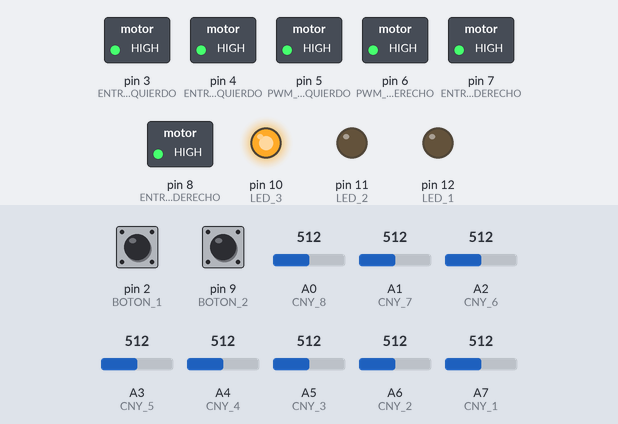
Simulated run of this sketch. Board: Arduino Nano, built with avr-gcc and run on an emulated ATmega328P. On the bench: switched loads named in the sketch (green lamp = pin HIGH), output pins drawn as LEDs (lit = HIGH). Dashed ring = blinking. The inputs (shaded band) are chosen by the test bench; at power-on: pin 2 (BOTON_1) LOW, pin 9 (BOTON_2) LOW, A0 (CNY_8) = 512, A1 (CNY_7) = 512, A2 (CNY_6) = 512, A3 (CNY_5) = 512, A4 (CNY_4) = 512, A5 (CNY_3) = 512, A6 (CNY_2) = 512, A7 (CNY_1) = 512.

Above: at 1.2 s.
1.3 s: pin 2 (BOTON_1) pulled HIGH for 0.15 s
At 2.17 s:
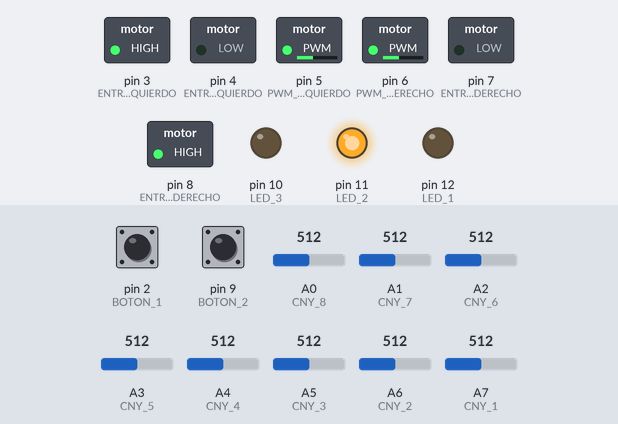
4.3 s: pin 9 (BOTON_2) pulled HIGH for 1 s
At 6.7 s:
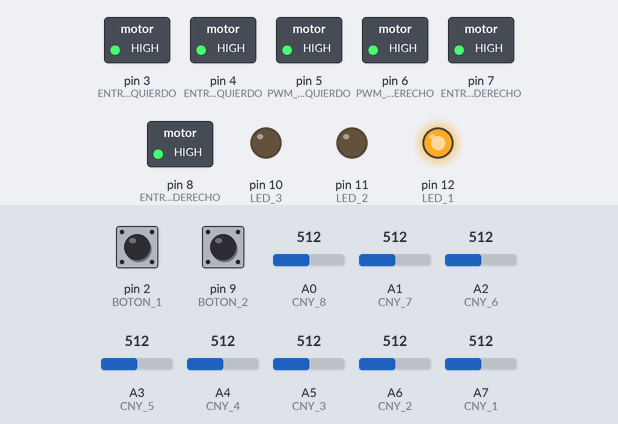
7.2 s: pin 2 (BOTON_1) pulled HIGH for 1 s
At 9.2 s:
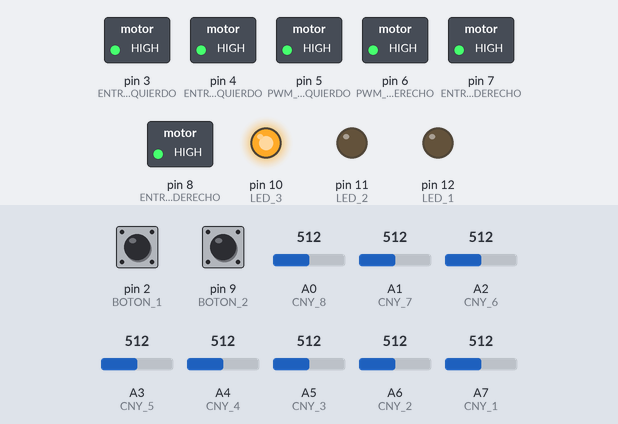
10.2 s: pin 2 (BOTON_1) pulled HIGH for 3.2 s
At 14.7 s:
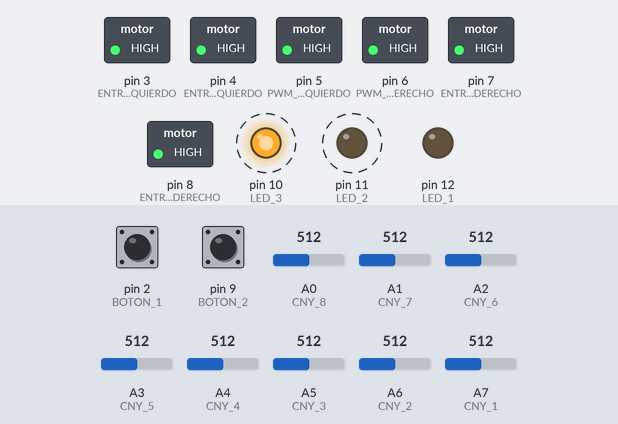
14.9 s: pin 9 (BOTON_2) pulled HIGH for 0.15 s
At 16.3 s:
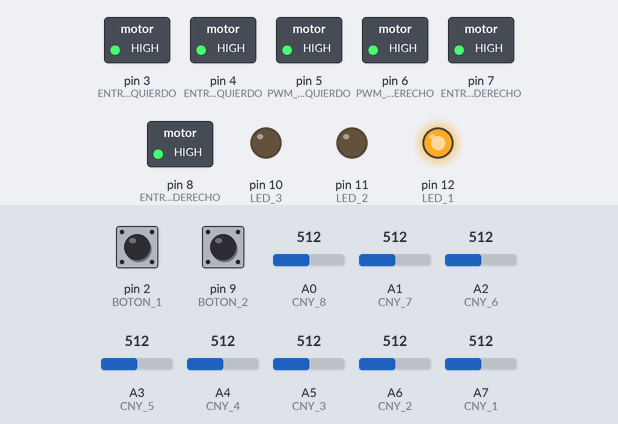
Timing chart, 0 to 17.6 s (numbered marks = the images above; inputs shaded):
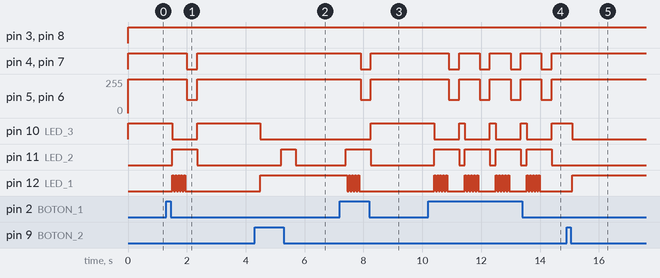

Measured:
- after the input at 1.3 s, pin 4 (ENTRADA_B_MOTOR_IZQUIERDO): HIGH → LOW after 0.70 s, → HIGH 0.35 s later; pin 5 (PWM_MOTOR_IZQUIERDO): 255/255 → 100/255 after 0.70 s, → 255/255 0.35 s later
- after the input at 4.3 s, pin 10 (LED_3): HIGH → LOW after 0.20 s; pin 11 (LED_2): LOW → HIGH after 0.90 s, → LOW 0.50 s later; pin 12 (LED_1): LOW → HIGH after 0.20 s
- after the input at 7.2 s, pin 4 (ENTRADA_B_MOTOR_IZQUIERDO): HIGH → LOW after 0.70 s, → HIGH 0.35 s later; pin 5 (PWM_MOTOR_IZQUIERDO): 255/255 → 100/255 after 0.70 s, → 255/255 0.35 s later
- after the input at 10.2 s, pin 4 (ENTRADA_B_MOTOR_IZQUIERDO): alternates HIGH for 0.70 s and LOW for 0.35 s, starting after 0.70 s; pin 5 (PWM_MOTOR_IZQUIERDO): alternates 255/255 for 0.70 s and 100/255 for 0.35 s, starting after 0.70 s
- after the input at 14.9 s, pin 10 (LED_3): HIGH → LOW after 0.20 s; pin 12 (LED_1): LOW → HIGH after 0.20 s

The sketch:

Fenrir.ino
```cpp
/***********************************************************/
/* Rastreador Fenrir                                       */
/*                                                         */
/* Proyecto de robot rastreador basado en el Azog de AMUVa */
/*                                                         */
/* Creador: Raúl Hurtado Gavilán                           */
/* 2016-06-20 / 2017-01-29                                 */
/***********************************************************/

/*
 * DECLACIÓN DE PINES Y COMPONENTES
 */
// LEDS y BOTONES
#define LED_1 12 // Led azul
#define LED_2 11 // Led verde
#define LED_3 10 // Led rojo

#define BOTON_1 2 // Botón 1
#define BOTON_2 9 // Botón 2

// CNYS
#define CNY_1 A7 // Izquierdo
#define CNY_2 A6
#define CNY_3 A5
#define CNY_4 A4 // Central
#define CNY_5 A3 // Central
#define CNY_6 A2
#define CNY_7 A1
#define CNY_8 A0 // Derecho

// MOTORES
#define PWM_MOTOR_IZQUIERDO 5 // Motor izquierdo 1 cable azul hacia atrás
#define ENTRADA_A_MOTOR_IZQUIERDO 3
#define ENTRADA_B_MOTOR_IZQUIERDO 4

#define PWM_MOTOR_DERECHO 6 // Motor derecho 2 cable azul hacia atrás
#define ENTRADA_A_MOTOR_DERECHO 8
#define ENTRADA_B_MOTOR_DERECHO 7

/*
 * LECTURA SENSORES
 */
bool lectura_CNYS[8]; // Lectura de los sensores para el controlador PD
bool lectura_CNYS_actual[8]; // Lectura actual de los sensores
bool lectura_CNYS_anterior[8]; // Lectura del ciclo anterior de los sensores
int sensores_activos_actual = 0; // Cantidad de sensores activos actuales
int sensores_activos_anterior = 0; /// Cantitad de sensores activos en el ciclo anterior

/*
 *CONTROL PID
 */
float error = 0; // La variable error es la parte proporcional
float error_acumulado = 0; // La variable error_acumulado es la parte integral
float error_anterior = 0; // La variable error_anterior es la parte derivativa

int direccion; // Dirección que se va a tomar en el PD
int direccion_actual; // Dirección actual de la lectura de los sensores activos
int direccion_anterior; // Dirección anterior de la lectura de los sensores activos
int REFERENCIA_DIRECCION = 9; // Dirección dde referencia

// Para 150:  y
// Para 100: 20 y 50
// Para 50:  y
//int KP = 35; // Constante proporcional #40
//int KD = 20; // Constante derivativa #2500

int KP = 20; // Constante proporcional #40
int KD = 50; // Constante derivativa #2500

int VELOCIDAD_BASE = 75; // Velocidad base

int control_pwm; // Señal del PID para los motores
int md_pwm; // Señal para motor derecho
int mi_pwm; // Señal par motor izquierdo

int parar_rasterador_blanco = 0; // Variable para parar el rastreador si lleva mucho tiempo sin leer nada
int parar_rasterador_negro = 0; // Variable para parar el rastreador si lleva mucho tiempo en una marca de parada
/*
 * COMPROBACIÓN DE LÍNEAS Y MARCAS
 */
int numero_lineas; // Número de líneas detectadas en un momento dado
int media; // Media actual de los sensores activos
int media_anterior; // Media anterior de los sensores activos

int lado_marca; // Lado donde se situa la marca respecto de la línea
int marca_real; // Valor mínimo para aceptar una marca como real y no falso positivo
int MARCA_MINIMA = 30; // Veces mínimas a detectar la marca para que sea real
int MARCA_PARADA_BLANCO = 800; //
int MARCA_PARADA_NEGRO = 350;//150;

int DERECHA = 1; // Marca de giro a la derecha
int IZQUIERDA = 2; // Marca de giro a la izquierda
int RECTO = 3; // Marca de giro recta

int bifurcacion = 0; // Para detectar una bifurcación
int bifurcacion_pasada = 0; // Para indicar que se ha pasado la bifurcación

int diferencia = 0; // Variable que marca la diferencia en distancia entre lecturas extremas

unsigned long tiempo1 = 0;
unsigned long tiempo2 = 0;

unsigned long tiempo_inicial = 0;
unsigned long tiempo_final = 0;
unsigned long tiempo_PD = 3;

/*
 * OTRAS VARIABLES
 */
int RETARDO_REGLAMENTARIO = 500;
int REFERENCIA_COLOR = 950;
bool pausa = 0; // Variable para definir el estado de pausa del rastreador

/*
 * ESTADOS DE LA MÁQUINA DE ESTADOS FINITOS (FSM)
 */
#define REPOSO 1
#define CALIBRACION 2
#define SIGUELINEAS 3
#define ELECCION_CAMINO 4

byte estado_finito = REPOSO;

/*
 * FUNCIÓN SETUP
 */
void setup()
{
  // PINES DE ENTRADA
  pinMode (BOTON_1, INPUT);
  pinMode (BOTON_2, INPUT);

  pinMode (CNY_1, INPUT);
  pinMode (CNY_2, INPUT);
  pinMode (CNY_3, INPUT);
  pinMode (CNY_4, INPUT);
  pinMode (CNY_5, INPUT);
  pinMode (CNY_6, INPUT);
  pinMode (CNY_7, INPUT);
  pinMode (CNY_8, INPUT);

  // PINES DE SALIDA
  pinMode (LED_1, OUTPUT); // LED azul
  pinMode (LED_2, OUTPUT); // LED verde
  pinMode (LED_3, OUTPUT); // LED rojo

  pinMode (PWM_MOTOR_IZQUIERDO,OUTPUT); // Motor izquierdo 1
  pinMode (ENTRADA_A_MOTOR_IZQUIERDO,OUTPUT);
  pinMode (ENTRADA_B_MOTOR_IZQUIERDO,OUTPUT);

  pinMode (PWM_MOTOR_DERECHO,OUTPUT); // Motor derecho 2
  pinMode (ENTRADA_A_MOTOR_DERECHO,OUTPUT);
  pinMode (ENTRADA_B_MOTOR_DERECHO,OUTPUT);

  //configurarBluethoot(); // Función para configurar el Bluethoot

  Serial.begin (9600); // Inicia comunicaciones serie a 9600 bps
}

/*
 * FUNCIÓN LOOP //
 */
void loop()
{
  // Máquina de estados finitos
  switch (estado_finito)
  {
    /*
     * 1: Estado de reposo del rastreador
     */
    case REPOSO:

      controlMotores (0, 0); // Motores parados
      pausa = 0; // Para que al pasar al estado SIGUELÍNEAS comience la cuenta atrás

      digitalWrite (LED_1, LOW);
      digitalWrite (LED_2, LOW); // Señal de estado REPOSO
      digitalWrite (LED_3, HIGH);

      // Elección de estado SIGUELINEAS
      if (digitalRead (BOTON_1) == HIGH)
      {
        delay (200);
        estado_finito = SIGUELINEAS;
      }
      // Elección de estado CALIBRACION
      else if (digitalRead (BOTON_2) == HIGH)
      {
        delay (200);
        estado_finito = CALIBRACION;
      }
      break;

    /*
     * 2: Estado de calibración de los sensores
     */
    case CALIBRACION:

      digitalWrite (LED_1, HIGH); // Señal de estado CALIBRACION
      digitalWrite (LED_2, LOW);
      digitalWrite (LED_3, LOW);

      // Activado de la calibración
      if (digitalRead (BOTON_2) == HIGH)
      {
        delay (200);
        calibracionCNYS ();
        //Serial.println(REFERENCIA_COLOR);
      }
      // Elección de estado SIGUELINEAS
      else if (digitalRead (BOTON_1) == HIGH)
      {
        delay (200);
        estado_finito = SIGUELINEAS;
      }

      break;

    /*
     * 3: Estado normal de siguimiento de línea
     */
    case SIGUELINEAS:

      // Si está a 0, realiza la cuenta atrás, si está a 1 la obvia
      if (pausa == 0)
      {
        pausa = 1;
        digitalWrite (LED_1, LOW);
        digitalWrite (LED_2, HIGH);
        digitalWrite (LED_3, LOW); // Señal de estado SIGUELINEAS

        for (byte i = 0; i < 5; i++)
        {
          digitalWrite (LED_1, HIGH);
          delay (RETARDO_REGLAMENTARIO/10);
          digitalWrite (LED_1, LOW);
          delay (RETARDO_REGLAMENTARIO/10);
        }
      }

      VELOCIDAD_BASE = 100;

      lecturaCnys (); // Lectura de los sensores

      sensoresActivos ();

      /*tiempo1 = millis();
      if (tiempo1 - tiempo2 > 1)
      {
        //Serial.println(sensores_activos_actual);
        Serial.print(lectura_CNYS_actual[0]);
        Serial.print(lectura_CNYS_actual[1]);
        Serial.print(lectura_CNYS_actual[2]);
        Serial.print(lectura_CNYS_actual[3]);
        Serial.print(lectura_CNYS_actual[4]);
        Serial.print(lectura_CNYS_actual[5]);
        Serial.print(lectura_CNYS_actual[6]);
        Serial.print(lectura_CNYS_actual[7]);
        Serial.println();
        tiempo2 = millis();
      }*/

      marcaFrenada ();
      ////////////////
      /*tiempo_inicial = millis();
      if (tiempo_inicial - tiempo_final > tiempo_PD)
      {*/

      if (parar_rasterador_blanco > MARCA_PARADA_BLANCO || parar_rasterador_negro > MARCA_PARADA_NEGRO)
      {
        estado_finito = REPOSO;
        limpiezaVariables ();
      }

      numero_lineas = comprobarNumeroLineas (); // Comprobamos el número de líneas detectadas

      // Cambiamos de estado finito si terminamos de leer la marca
      if ((marca_real > MARCA_MINIMA) && (numero_lineas == 1))
      {
        estado_finito = ELECCION_CAMINO;
        //Serial.println(marca_real);
        //Serial.println(lado_marca);
        break;
      }

      // Se va comprobando si hay marcas y/o falsos positivos
      if (numero_lineas <= 1) // Parece que no hay marcas
      {
        marca_real = 0;
        digitalWrite (LED_1, LOW);
        digitalWrite (LED_3, LOW);

        calculoDireccionNormal (); // Cálculo de la dirección actual
        control_pwm = controlPD (); // Cálculo del PID
        actuacionMotores (control_pwm); // Actuación sobre los motores
      }

      if (numero_lineas > 1) // Parece que hay una marca
      {
        if (marca_real > 10 && marca_real < 15) // Se espera para asegurar una lectura correcta del lado de la marca
        {
          lado_marca = comprobarLadoMarca (); // Comprobación del lado de la marca

          // Se marca con leds el lado de la marca
          if (lado_marca == 1) digitalWrite(LED_1, HIGH);
          if (lado_marca == 2) digitalWrite(LED_3, HIGH);
          if (lado_marca == 3) {digitalWrite(LED_1, HIGH); digitalWrite(LED_3, HIGH);}
        }

        marca_real++; // Contador para asegurar que es una marca real

        VELOCIDAD_BASE = 70;

        calculoDireccionRecto ();
        control_pwm = controlPD (); // Cálculo del PID
        actuacionMotores (control_pwm); // Actuación sobre los motores
      }

      //tiempo_final = millis();}////

      // Elección de estado REPOSO
      if (digitalRead (BOTON_2) == HIGH)
      {
        delay (500);
        estado_finito = REPOSO;
        limpiezaVariables ();
      }

      break;

    /*
     * 4: Estado de elección de camino en bifurcación
     */
    case ELECCION_CAMINO:

      //VELOCIDAD_BASE = 50;

      //digitalWrite (LED_2, LOW);

      if (parar_rasterador_blanco > MARCA_PARADA_BLANCO || parar_rasterador_negro > MARCA_PARADA_NEGRO)
      {
        estado_finito = REPOSO;
        limpiezaVariables ();
      }

      lecturaCnys (); // Lectura de los sensores

      sensoresActivos ();

      anchoLectura(sensorIzquierda(lectura_CNYS_actual), sensorDerecha(lectura_CNYS_actual));

      bifurcacion = deteccionBifurcacion ();

      //Serial.print(diferencia); Serial.print(","); Serial.println(numero_lineas);

      if (bifurcacion == 0 && bifurcacion_pasada == 0 && diferencia <= 1)// sensores_activos_actual < 3)
      {
        //calculoDireccionRecto (); // Cálculo de la dirección actual
        calculoDireccionNormal (); // Cálculo de la dirección actual
        control_pwm = controlPD (); // Cálculo del PID
        actuacionMotores (control_pwm); // Actuación sobre los motores
      }

      if (bifurcacion == 1 || diferencia > 3)// sensores_activos_actual > 2)
      { digitalWrite (LED_2, LOW);
        if (lado_marca == 1) // Marca a la derecha
        {
          calculoDireccionDerecha (); // Sólo se lee por la derecha

          control_pwm = controlPD (); // Cálculo del PID

          actuacionMotores (control_pwm); // Actuación sobre los motores
        }

        if (lado_marca == 2) // Marca a la izquierda
        {
          calculoDireccionIzquierda (); // Sólo se lee por la izquierda

          control_pwm = controlPD (); // Cálculo del PID

          actuacionMotores (control_pwm); // Actuación sobre los motores
        }

        if (lado_marca == 3) // Marca a ambos lados
        {
          calculoDireccionRecto (); // Sólo se lee por el centro

          control_pwm = controlPD (); // Cálculo del PID

          actuacionMotores (control_pwm); // Actuación sobre los motores
        }

        bifurcacion_pasada = 1;
      }

      // Volver a SIGUELINEAS
      if (bifurcacion == 0 && bifurcacion_pasada == 1 && diferencia <= 1) //sensores_activos_actual < 3)
      {
        digitalWrite (LED_1, LOW);
        digitalWrite (LED_2, HIGH);
        digitalWrite (LED_3, LOW);
        estado_finito = SIGUELINEAS;
        limpiezaVariables ();
      }

      // Elección de estado REPOSO
      if (digitalRead (BOTON_2) == HIGH)
      {
        delay (500);
        estado_finito = REPOSO;
        limpiezaVariables ();
      }

      break;
  }

  //telemetria (); // Activamos la telemetría
}
```

Lecturas.ino
```cpp
/*
 * Función para convertir una entrada analógica en digital
 */
byte analogicoDigital (int entrada_analogica)
{
  byte salida_digital;

  if (entrada_analogica < REFERENCIA_COLOR)
  {
    salida_digital = 1;
  }
  else if (entrada_analogica > REFERENCIA_COLOR)
  {
    salida_digital = 0;
  }

  return (salida_digital);
}

/*
 * Función de calibración de los sensores de suelo
 */
void calibracionCNYS ()
{
  int media_alta = 0;
  int media_baja = 0;
  int lectura_analogica_CNYS[8];

  lectura_analogica_CNYS[0] = analogRead (CNY_1);
  lectura_analogica_CNYS[1] = analogRead (CNY_2);
  lectura_analogica_CNYS[2] = analogRead (CNY_3);
  lectura_analogica_CNYS[3] = analogRead (CNY_4);
  lectura_analogica_CNYS[4] = analogRead (CNY_5);
  lectura_analogica_CNYS[5] = analogRead (CNY_6);
  lectura_analogica_CNYS[6] = analogRead (CNY_7);
  lectura_analogica_CNYS[7] = analogRead (CNY_8);

  for (byte i = 0; i < 8; i++)
  {
    media_alta = media_alta + lectura_analogica_CNYS[i];
  }

  media_alta = media_alta / 8;
  digitalWrite (LED_2, HIGH);

  while (digitalRead (BOTON_2) != HIGH)
  {

  }
  digitalWrite (LED_2, LOW);
  delay (500);

  lectura_analogica_CNYS[0] = analogRead (CNY_1);
  lectura_analogica_CNYS[1] = analogRead (CNY_2);
  lectura_analogica_CNYS[2] = analogRead (CNY_3);
  lectura_analogica_CNYS[3] = analogRead (CNY_4);
  lectura_analogica_CNYS[4] = analogRead (CNY_5);
  lectura_analogica_CNYS[5] = analogRead (CNY_6);
  lectura_analogica_CNYS[6] = analogRead (CNY_7);
  lectura_analogica_CNYS[7] = analogRead (CNY_8);

  for (byte i = 0; i < 8; i++)
  {
    media_baja = media_baja + lectura_analogica_CNYS[i];
  }

  media_baja = media_baja / 8;

  REFERENCIA_COLOR = (media_alta + media_baja) / 2;

  digitalWrite (LED_2, HIGH);
  delay (500);
}

/*
 * Función de lectura de los sensores de suelo en un instante dado
 */
void lecturaCnys ()
{
  lectura_CNYS_actual[0] = analogicoDigital (analogRead (CNY_1));
  lectura_CNYS_actual[1] = analogicoDigital (analogRead (CNY_2));
  lectura_CNYS_actual[2] = analogicoDigital (analogRead (CNY_3));
  lectura_CNYS_actual[3] = analogicoDigital (analogRead (CNY_4));
  lectura_CNYS_actual[4] = analogicoDigital (analogRead (CNY_5));
  lectura_CNYS_actual[5] = analogicoDigital (analogRead (CNY_6));
  lectura_CNYS_actual[6] = analogicoDigital (analogRead (CNY_7));
  lectura_CNYS_actual[7] = analogicoDigital (analogRead (CNY_8));
}

/*
 * Función para guardar la lectura de los sensores del ciclo anterior
 */
void lecturaCNYSanterior ()
{
  for (int i = 0; i < 8; i++)
  {
    lectura_CNYS_anterior[i] = lectura_CNYS_actual[i];
  }
}

/*
 * Función para comparar la lectura de sensores actual con la anterior
 */
void compararLecturas ()
{
  for (int i = 0; i < 8; i++)
  {
    if (lectura_CNYS_actual[i] != lectura_CNYS_anterior[i])
    {
      lectura_CNYS[i] = lectura_CNYS_anterior[i];
    }
    if (lectura_CNYS_actual[i] == lectura_CNYS_anterior[i])
    {
      lectura_CNYS[i] = lectura_CNYS_actual[i];
    }
  }
}

/*
 * Función para contar el número de sensores activos
 */
void sensoresActivos()
{
  sensores_activos_actual = 0;
  for (int i = 0; i < 7; i++)
  {
    if (lectura_CNYS_actual[i] == 1) sensores_activos_actual++;
  }
}
```

Motores.ino
```cpp
/*
 * FUNCIONES QUE CONTROLAN LOS MOTORES
 */
# define ADELANTE 0
# define ATRAS 1
# define STOP 2

/*
 * Función de control del motor izquierdo
 */
void motorIzquierdo (byte sentido)
{
  switch (sentido)
  {
    case ADELANTE:
      digitalWrite (ENTRADA_A_MOTOR_IZQUIERDO, HIGH);
      digitalWrite (ENTRADA_B_MOTOR_IZQUIERDO, LOW);
      break;
    case ATRAS:
      digitalWrite (ENTRADA_A_MOTOR_IZQUIERDO, LOW);
      digitalWrite (ENTRADA_B_MOTOR_IZQUIERDO, HIGH);
      break;
    case STOP:
      digitalWrite (ENTRADA_A_MOTOR_IZQUIERDO, HIGH);
      digitalWrite (ENTRADA_B_MOTOR_IZQUIERDO, HIGH);
      break;
  }
}

/*
 * Función de control del motor derecho
 */
void motorDerecho (byte sentido)
{
  switch (sentido)
  {
    case ADELANTE:
      digitalWrite (ENTRADA_A_MOTOR_DERECHO, HIGH);
      digitalWrite (ENTRADA_B_MOTOR_DERECHO, LOW);
      break;
    case ATRAS:
      digitalWrite (ENTRADA_A_MOTOR_DERECHO, LOW);
      digitalWrite (ENTRADA_B_MOTOR_DERECHO, HIGH);
      break;
    case STOP:
      digitalWrite (ENTRADA_A_MOTOR_DERECHO, HIGH);
      digitalWrite (ENTRADA_B_MOTOR_DERECHO, HIGH);
      break;
   }
}

/*
 * Función de control de velocidad de los motores
 */
void controlMotores (int motor_izquierdo, int motor_derecho)
{
  // Para motor izquierdo
  if(motor_izquierdo > 0)
  {
    if(motor_izquierdo > 255)
    {
      motor_izquierdo = 255;
    }
    motorIzquierdo (ADELANTE);
    analogWrite (PWM_MOTOR_IZQUIERDO, motor_izquierdo);
  }
  else if(motor_izquierdo < 0)
  {
    if(motor_izquierdo < -255)
    {
      motor_izquierdo = -255;
    }
    motorIzquierdo (ATRAS);
    analogWrite (PWM_MOTOR_IZQUIERDO, -motor_izquierdo);
  }
  else
  {
    motorIzquierdo (STOP);
    analogWrite (PWM_MOTOR_IZQUIERDO, 255);
  }

  // Para motor derecho
  if(motor_derecho > 0)
  {
    if(motor_derecho > 255)
    {
      motor_derecho = 255;
    }
    motorDerecho (ADELANTE);
    analogWrite (PWM_MOTOR_DERECHO, motor_derecho);
  }
  else if(motor_derecho < 0)
  {
    if(motor_derecho < -255)
    {
      motor_derecho = -255;
    }
    motorDerecho (ATRAS);
    analogWrite (PWM_MOTOR_DERECHO,-motor_derecho);
  }
  else
  {
    motorDerecho (STOP);
    analogWrite (PWM_MOTOR_DERECHO, 255);
  }
}
```

Source omitted: Control.ino (8018 bytes), Telemetria.ino (5300 bytes)
